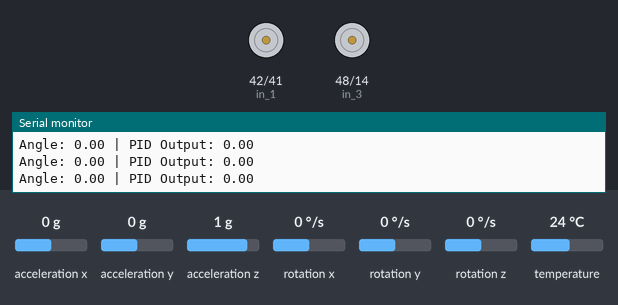
The program below on a simulated ESP32-S3. Shown: motor-driver pin pairs drawn as motors (green arrow = first pin HIGH = forward, orange = second pin HIGH = backward, longer = more drive, scaled by the enable pin), the last lines printed to the serial monitor. The inputs (shaded band) are chosen by the test bench; at power-on: rotation y 0 °/s, acceleration x 0 g, acceleration y 0 g, acceleration z 1 g, rotation x 0 °/s, rotation z 0 °/s, temperature 24 °C.

Above: at 5.3 s.
5.4 s: rotation y set to 14 °/s
At 6.82 s:
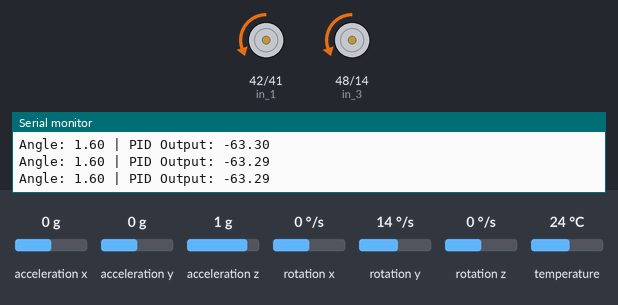
8.4 s: acceleration x set to -1.4 g
9.9 s: acceleration x set to 0 g
At 10.09 s:
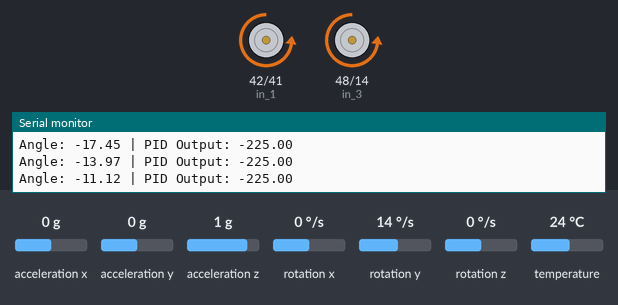
12.0 s: rotation y set to 0 °/s
14.2 s: acceleration x set to -0.8 g
At 15.0 s:
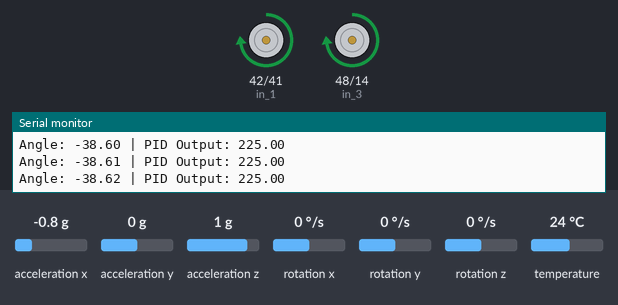
15.7 s: acceleration x set to 0.8 g
At 16.1 s:
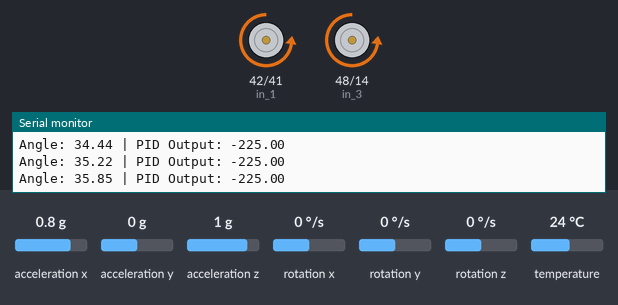
Timing chart, 0 to 18.2 s (numbered marks = the images above; inputs shaded):
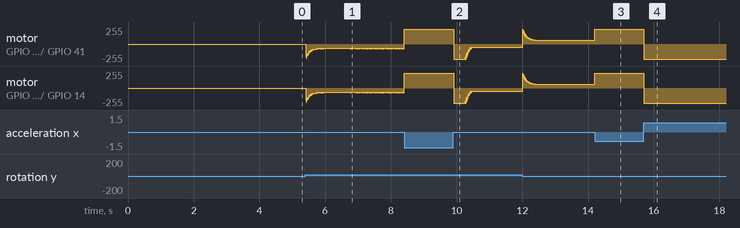

The program:

main.cpp
```cpp
#include <Arduino.h>
#include <Wire.h>
#include <Adafruit_MPU6050.h>
#include <Adafruit_Sensor.h>
#include <PID_v1.h>

// I2C Pin Definitions
#define I2C_SDA 1
#define I2C_SCL 2

// L298N Pin Definitions
#define enable_A 47
#define enable_B 21
#define in_1 42
#define in_2 41
#define in_3 48
#define in_4 14

Adafruit_MPU6050 mpu;

// PID Variables
double setpoint = 0.0;
double input = 0.0;
double output = 0.0;

// ลด Kp ลงมาเริ่มที่ 35.0 ก่อน เพราะปลดล็อกไฟเต็ม 255 แล้ว
double Kp = 40.0;
double Ki = 0.8;
double Kd = 15.0;

PID myPID(&input, &output, &setpoint, Kp, Ki, Kd, DIRECT);

// Complementary Filter & Timing Variables
float currentAngle = 0.0;
unsigned long prevTime = 0;
float gyroY_offset = 0.0; // เปลี่ยนชื่อให้ตรงแกน Y
int printCounter = 0;

void calibrateGyro() {
  Serial.println("Calibrating gyro... Keep robot completely still!");
  float sum = 0;
  int samples = 500;
  for (int i = 0; i < samples; i++) {
    sensors_event_t a, g, temp;
    mpu.getEvent(&a, &g, &temp);
    sum += g.gyro.y; // แก้เป็นแกน Y ให้ตรงกับใน loop()
    delay(3);
  }
  gyroY_offset = sum / samples;
  Serial.println("Gyro calibration complete!");
}

void setup() {
  Serial.begin(115200);
  delay(1500);

  pinMode(enable_A, OUTPUT);
  pinMode(enable_B, OUTPUT);
  pinMode(in_1, OUTPUT);
  pinMode(in_2, OUTPUT);
  pinMode(in_3, OUTPUT);
  pinMode(in_4, OUTPUT);

  Wire.begin(I2C_SDA, I2C_SCL);

  if (!mpu.begin(0x68, &Wire)) {
    if (!mpu.begin(0x69, &Wire)) {
      Serial.println("Failed to find MPU6050 chip!");
      while (1) { delay(10); }
    }
  }

  Serial.println("MPU6050 Found!");

  mpu.setAccelerometerRange(MPU6050_RANGE_4_G);
  mpu.setGyroRange(MPU6050_RANGE_500_DEG);
  mpu.setFilterBandwidth(MPU6050_BAND_21_HZ);

  calibrateGyro();

  // Configure PID Controller
  myPID.SetMode(AUTOMATIC);
  myPID.SetSampleTime(10);           // 10ms (100Hz)
  myPID.SetOutputLimits(-225, 225);  // ปลดล็อกกำลังมอเตอร์เต็ม 255!

  prevTime = micros();
}

void moveMotors(double pidOutput) {
  bool forward = (pidOutput > 0);

  int pwmVal = (int)abs(pidOutput);
  if (pwmVal > 0 && pwmVal < 45) {
    pwmVal = 45; // ค่าชดเชยแรงเสียดทานเริ่มต้นสำหรับไฟ 12V
  }
  if (pwmVal > 255) pwmVal = 255;

  digitalWrite(in_1, forward ? HIGH : LOW);
  digitalWrite(in_2, forward ? LOW : HIGH);
  digitalWrite(in_3, forward ? HIGH : LOW);
  digitalWrite(in_4, forward ? LOW : HIGH);

  analogWrite(enable_A, pwmVal);
  analogWrite(enable_B, pwmVal);
}

void loop() {
  unsigned long currentTime = micros();
  float dt = (currentTime - prevTime) / 1000000.0;

  if (dt >= 0.001) { // ปรับให้ตรงกับ 100Hz (0.01 วินาที)
    prevTime = currentTime;

    // 1. Read MPU6050 Data
    sensors_event_t a, g, temp;
    mpu.getEvent(&a, &g, &temp);

    // 2. Calculate Pitch Angle & Gyro Rate (แกน Y)
    float accelAngle = atan2(a.acceleration.x, a.acceleration.z) * 180.0 / PI;
    float gyroRate = (g.gyro.y - gyroY_offset) * 180.0 / PI;

    // 3. Complementary Filter
    currentAngle = 0.98 * (currentAngle + gyroRate * dt) + 0.02 * accelAngle;
    input = currentAngle;

    // 4. Compute PID Output
    myPID.Compute();

    // 5. Drive Motors
    moveMotors(output);

    // 6. Print Telemetry ทุกๆ 100ms กันลูปกระตุก
    printCounter++;
    if (printCounter >= 10) {
      Serial.print("Angle: ");
      Serial.print(input);
      Serial.print(" | PID Output: ");
      Serial.println(output);
      printCounter = 0;
    }
  }
}
```

Measured:
- after the input at 14.2 s, motor on GPIO 42 (in_1) / GPIO 41 (in_2), motor on GPIO 48 (in_3) / GPIO 14 (in_4): forward 53/255 → forward 225/255 at once
- after the input at 15.7 s, motor on GPIO 42 (in_1) / GPIO 41 (in_2), motor on GPIO 48 (in_3) / GPIO 14 (in_4): forward 225/255 → backward 225/255 at once
